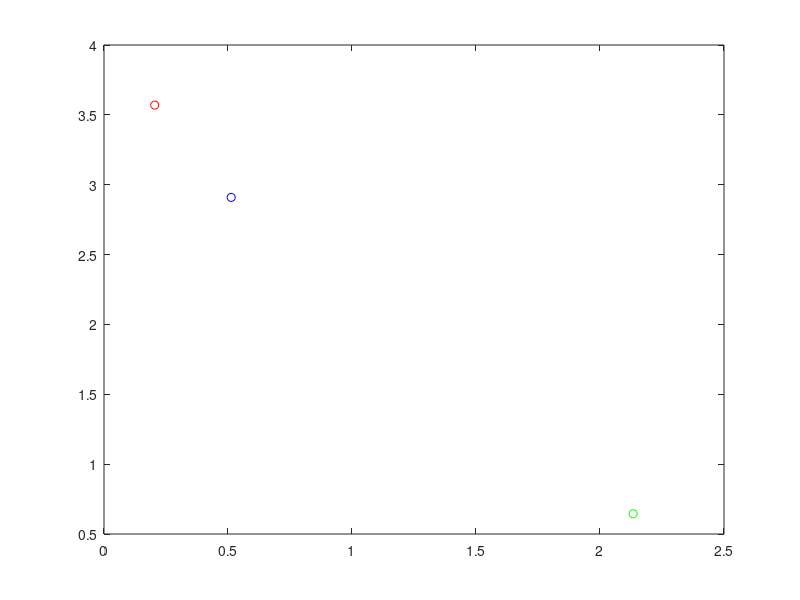

The MATLAB script that drew this image: (Note: this script raises an error after producing the figure.)
% Generacion de posiciones absolutas P(X,Y)

P1=[rand*5,rand*5]
P2=[rand*5,rand*5]
P3=[rand*5,rand*5]

%% 

flag=1
figure;
plot(P1(1),P1(2),'ro')
hold on
plot(P2(1),P2(2),'bo')
hold on
plot(P3(1),P3(2),'go')
hold on

%Calculo de distancias
d12=sqrt((P2(1)-P1(1))^2+(P2(2)-P1(2))^2)    %distancia entre P1 y P2
d13=sqrt((P3(1)-P1(1))^2+(P3(2)-P1(2))^2)     % distancia entre P1 y P3
d23=sqrt((P3(1)-P2(1))^2+(P3(2)-P2(2))^2)     %distancia entre P2 y P3
a=d12;
b=d13;
c=d23;
area=0.25*sqrt((a+b+c)*(-a+b+c)*(a-b+c)*(a+b-c))
% Posicionamiento relativo 
[P1r,P2r,P3r]=FuncionPosicionamiento(d12,d13,d23,flag,area)
plot(P1r(1),P1r(2),'r*')
hold on
plot(P2r(1),P2r(2),'b*')
hold on
plot(P3r(1),P3r(2),'g*')
d12r=sqrt((P2r(1)-P1r(1))^2+(P2r(2)-P1r(2))^2)    %distancia realativa entre P1 y P2
d13r=sqrt((P3r(1)-P1r(1))^2+(P3r(2)-P1r(2))^2)     % distancia relativa entre P1 y P3
d23r=sqrt((P3r(1)-P2r(1))^2+(P3r(2)-P2r(2))^2)     %distancia relativa entre P2 y P3
a=d12r;
b=d13r;
c=d23r;
arear=0.25*sqrt((a+b+c)*(-a+b+c)*(a-b+c)*(a+b-c))

d12-d12r
d13-d13r
d23-d23r
area-arear
%% matriz de rotacion 
flip=0
suma=[0;0]
switch flag
    case 1
        suma=[P1(2);P1(1)];
        dx=sqrt((P1(1)+d12-P2(1))^2+(P1(2)-P2(2))^2)
        alfa=acos((2*d12^2-dx^2)/2/d12^2)
        %cuadrante?
%         if(P1(1)>(P2(1)))
%             flip=1
%             dx=sqrt((P1(1)-d12-P2(1))^2+(P1(2)-P2(2))^2)
%             alfa=acos((2*d12^2-dx^2)/2/d12^2)
%         end
        
        if(P1(2)<P2(2))
            rot=2*pi-alfa;
            
        else 
            rot=alfa;
        end
    case 2
        suma=[P2(2);P2(1)];
         dx=sqrt((P2(1)+d23-P3(1))^2+(P2(2)-P3(2))^2)
        alfa=acos((2*d23^2-dx^2)/2/d23^2)
        %cuadrante?
%         if(P1(1)>(P2(1)))
%             flip=1
%             dx=sqrt((P1(1)-d12-P2(1))^2+(P1(2)-P2(2))^2)
%             alfa=acos((2*d12^2-dx^2)/2/d12^2)
%         end
        
        if(P2(2)<P3(2))
            rot=2*pi-alfa;
            
        else 
            rot=alfa;
        end
    case 3
       suma=[P3(2);P3(1)];
       
         dx=sqrt((P3(1)+d13-P1(1))^2+(P3(2)-P1(2))^2)
        alfa=acos((2*d13^2-dx^2)/2/d13^2)
        %cuadrante?
%         if(P1(1)>(P2(1)))
%             flip=1
%             dx=sqrt((P1(1)-d12-P2(1))^2+(P1(2)-P2(2))^2)
%             alfa=acos((2*d12^2-dx^2)/2/d12^2)
%         end
        
        if(P3(2)<P1(2))
            rot=2*pi-alfa;
            
        else 
            rot=alfa;
        end
end
%rotacion del triangulo para comprobar 

trianguloreal=[P1r(2),P2r(2),P3r(2);P1r(1),P2r(1),P3r(1)]

rotMATRIX=[cos(rot),-sin(rot);sin(rot),cos(rot)];
flip=0;
if(flip==1)
    trianguloreal=[-1,0;0,1]*trianguloreal 
end
trianguloreal=rotMATRIX*trianguloreal+suma
hold on
plot(trianguloreal(2,1),trianguloreal(1,1),'rx')
hold on
plot(trianguloreal(2,2),trianguloreal(1,2),'bx')

hold on
plot(trianguloreal(2,3),trianguloreal(1,3),'gx')
